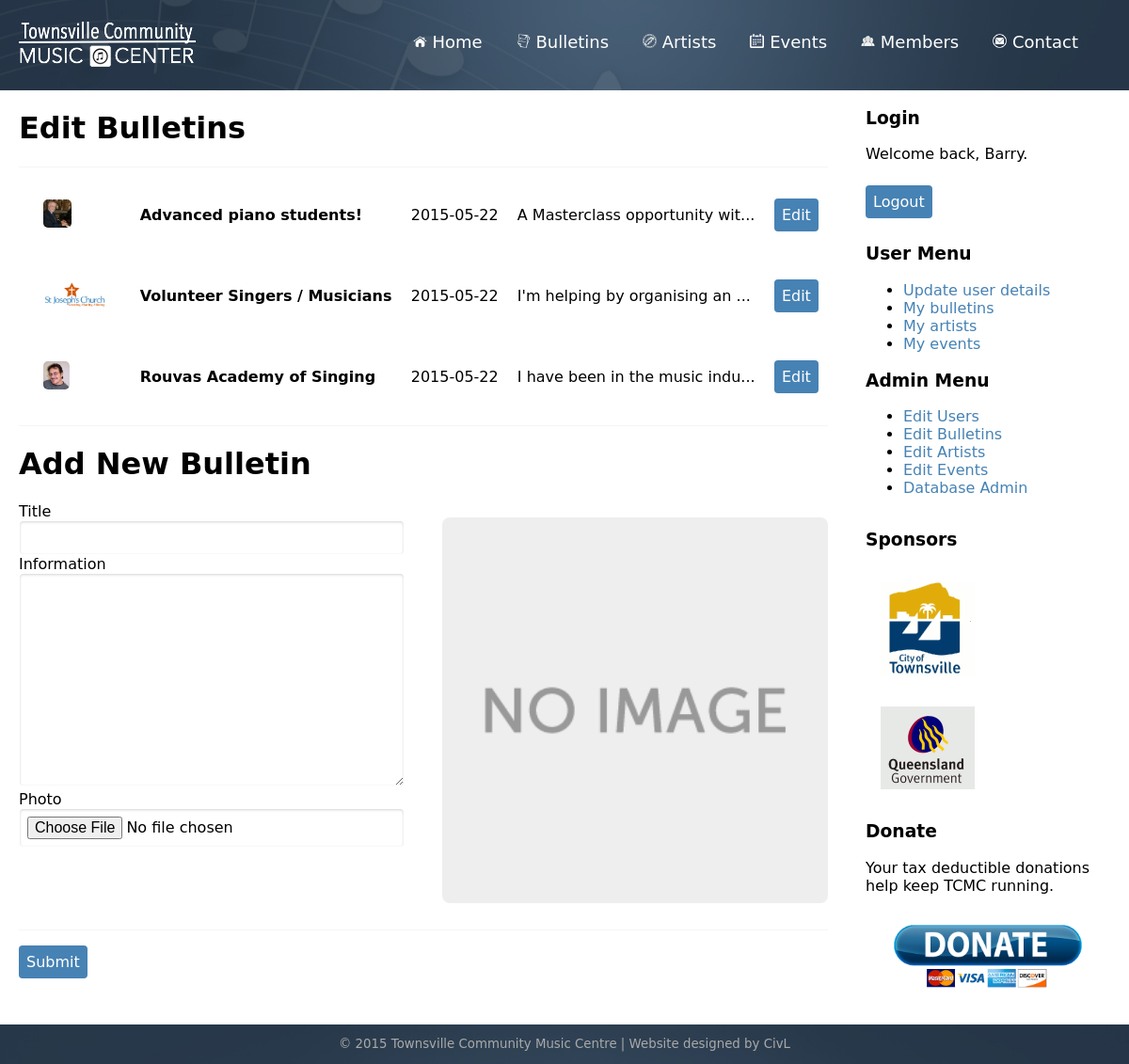
/adminBulletin.php (signed in), run on the app's committed database.
### tables this page shows
CREATE TABLE "bulletin" (
  "bulletin_id" integer NOT NULL PRIMARY KEY AUTOINCREMENT,
  "bulletin_date" text NOT NULL,
  "bulletin_title" text NOT NULL,
  "bulletin_info" text NOT NULL,
  "bulletin_photo" text NOT NULL,
  "user_id" text NOT NULL,
  FOREIGN KEY ("user_id") REFERENCES "user" ("user_id") ON DELETE NO ACTION ON UPDATE NO ACTION
);

### adminBulletin.php (the view, shortened to what this page needs)
<?php include("header.php"); ?>
        <div class="row">
            <div id="main" class="col wide">
                <?php if(!isset($_SESSION['userLoggedIn']) || $_SESSION['user_status'] !== '2'){
                    include('moduleNoAccess.php');
                } else {
                    include("connectdb.php");
                    $select = $dat->query('select * from bulletin order by bulletin_id desc');
                    $bulletins = $select->fetchAll(PDO::FETCH_ASSOC);
                    echo '<div class="blockMy"><h1>Edit Bulletins</h1>';
                    echo '<hr>';
                    echo '<table>';
                    foreach ($bulletins as $row){
                        echo '<tr>';
                        echo '<td><img src="'. $row['bulletin_photo'] .'"></td>';
                        echo '<td><strong>'. $row['bulletin_title'] .'</strong></td>';
                        echo '<td>'. $row['bulletin_date'] .'</td>';
                        echo '<td>'. substr($row["bulletin_info"], 0, 29) .'...' .'</td>';
                        echo '<td><a href="adminBulletin.php?bulletin_id='. $row['bulletin_id'] .'"><button>Edit</button></a></td>';
                        echo '</tr>';
                    }
                    echo '</table></div><hr>';
                echo '<div id="edit">';
                    if (isset($_GET['bulletin_id'])){
                        echo '<h1>Edit Bulletin</h1>';
                    }
                    else {
                        echo '<h1>Add New Bulletin</h1>';
                    } ?>
                    <form method="post" action="processBulletin.php" enctype="multipart/form-data">
                        <div class="row">
                            <div class="col half">
                                    <label for="bulletin_title">Title</label>
                                    <input name="bulletin_title" id="bulletin_title" required>
                                    <label for="bulletin_info">Information</label>
                                    <textarea rows="11" name="bulletin_info" id="bulletin_info"></textarea>
                                    <label for="bulletin_photo">Photo</label>
                                    <input type="file" name="bulletin_photo" id ="bulletin_photo" value="/images/default.gif">
                            </div>
                            <div class="col half">
                                    <img src="images/default.gif" id="display_photo" width="100%">
                            </div>
                        </div>
                        <hr>
                        <div class="row">
                            <div class="col">
                                <button type="submit" name="submit" id="submit" value="new">Submit</button>
                            </div>
                        </div>
                    </form>
                </div>
            <?php } ?>
            </div>
            <div id="sidebar" class="col narrow">
                <?php include("sidebar.php");?>
            </div>
        </div>
<?php
include("footer.php"); ?>

### css/style.css (style rules this page uses)
*, *:after, *:before { -webkit-box-sizing: border-box; -moz-box-sizing: border-box; box-sizing: border-box; }
body { font-family:"Lucida Grande", "Lucida Sans Unicode", "Lucida Sans", "DejaVu Sans", Verdana, sans-serif; }
a:link { color:steelblue; text-decoration:none; }
input { width:100%; padding: .5em; border: 1px solid white; border-radius: .25em; box-shadow: inset 0 1px 3px lightgray; }
textarea { width:100%; padding: .5em; border: 1px solid white; border-radius: .25em; box-shadow: inset 0 1px 3px lightgray; }
button { text-align: center; border-radius: .25em; padding: .5em; color: white; background: #4682B4; border: 0; margin: .5em 0; }
img { margin: 1em; }
hr { border: 0; border-top: 1px solid whitesmoke; }
.blockMy table { width: 100%; }
.blockMy td { padding: 10px; }
.blockMy img { max-height: 30px; border-radius: 5px; }
#display_photo { border-radius: .5em; margin: 1em 0; }
.row { max-width: 1280px; margin: 0 auto; }
.col { padding: 0 20px; }
.row .row { margin: 0 -20px; }
.row:before, .row:after { content: ""; display: table; }
.row:after { clear: both; }
@media only screen { .col { float: left; width: 100%; -webkit-box-sizing: border-box; -moz-box-sizing: border-box; box-sizing: border-box; } }
@media only screen and (min-width:768px) { .wide { width: 75%; } }
@media only screen and (min-width:768px) { .narrow { width: 25%; } }
@media only screen and (min-width:768px) { .half { width: 50%; } }

### data on the page
bulletin: bulletin_photo (picture), bulletin_title "Advanced piano students!", bulletin_date "2015-05-22", bulletin_info "A Masterclass opportunity wit"
bulletin: bulletin_photo (picture), bulletin_title "Volunteer Singers / Musicians", bulletin_date "2015-05-22", bulletin_info "I'm helping by organising an"
bulletin: bulletin_photo (picture), bulletin_title "Rouvas Academy of Singing", bulletin_date "2015-05-22", bulletin_info "I have been in the music indu"

### other printed values
$name "Barry"
